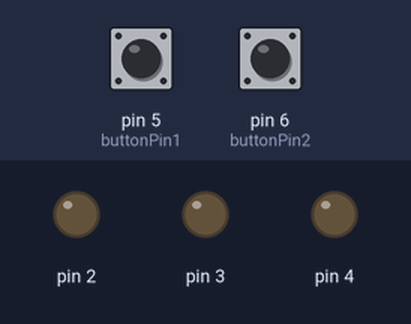
A sketch run on a simulated Arduino Uno, built with avr-gcc and run on an emulated ATmega328P. Shown: output pins drawn as LEDs (lit = HIGH). Dashed ring = blinking. The inputs (shaded band) are chosen by the test bench; at power-on: pin 5 (buttonPin1) LOW, pin 6 (buttonPin2) LOW.

Above: at 1.2 s.
1.3 s: pin 5 (buttonPin1) pulled HIGH for 0.15 s
At 2.17 s:
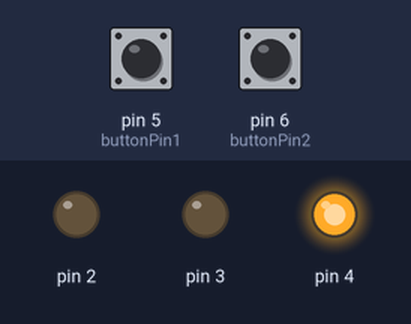
4.3 s: pin 6 (buttonPin2) pulled HIGH for 3.2 s
At 5.17 s:
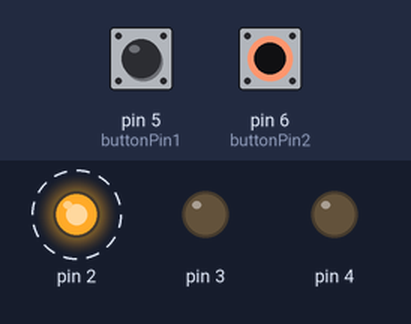
9.3 s: pin 5 (buttonPin1) pulled HIGH for 3.2 s
At 10.42 s:
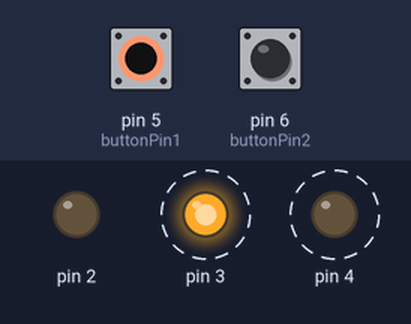
Timing chart, 0 to 14.6 s (numbered marks = the images above; inputs shaded):
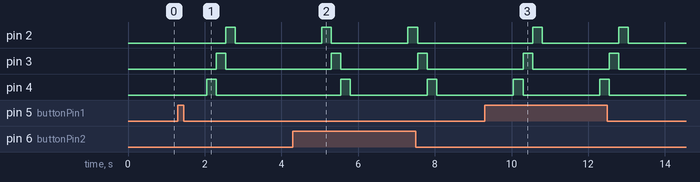

The sketch:

Tugas_3.2_Running_LED_Kanan_dan_Kiri_dengan_button.ino
```cpp
const int buttonPin1 = 5;
const int buttonPin2 = 6;
int buttonState1 = 0;
int buttonState2 = 0;

void setup() {
  for(int LED = 2; LED <= 4; LED++) {
    pinMode(LED, OUTPUT);
  }

  pinMode(buttonPin1, INPUT);
  pinMode(buttonPin2, INPUT);
}

void resetLEDs() {
  for(int LED = 2; LED <= 4; LED++) {
    digitalWrite(LED, LOW);
  }
}

void loop() {
  buttonState1 = digitalRead(buttonPin1);
  buttonState2 = digitalRead(buttonPin2);

  if (buttonState1 == HIGH) {
    resetLEDs();

    for(int LED = 4; LED >= 2; LED--) {
      digitalWrite(LED, LOW);
      delay(250);
    }

    for(int LED = 4; LED >= 2; LED--) {
      digitalWrite(LED, HIGH);
      delay(250);
      digitalWrite(LED, LOW);
    }

    for(int LED = 2; LED <= 4; LED++) {
      digitalWrite(LED, LOW);
      delay(250);
    }
  }


  if (buttonState2 == HIGH) {
    resetLEDs();

    for(int LED = 2; LED <= 4; LED++) {
      digitalWrite(LED, LOW);
      delay(250);
    }

    for(int LED = 2; LED <= 4; LED++) {
      digitalWrite(LED, HIGH);
      delay(250);
      digitalWrite(LED, LOW);
    }

    for(int LED = 4; LED >= 2; LED--) {
      digitalWrite(LED, LOW);
      delay(250);
    }
  }
}
```

Measured:
- after the input at 1.3 s, pin 2: LOW → HIGH after 1.3 s, → LOW 0.25 s later; pin 3: LOW → HIGH after 1.0 s, → LOW 0.25 s later; pin 4: LOW → HIGH after 0.75 s, → LOW 0.25 s later
- after the input at 4.3 s, pin 2: alternates HIGH for 0.25 s and LOW for 2.0 s, starting after 0.75 s; pin 3: alternates HIGH for 0.25 s and LOW for 2.0 s, starting after 1.0 s; pin 4: alternates HIGH for 0.25 s and LOW for 2.0 s, starting after 1.3 s
- after the input at 9.3 s, pin 2: alternates HIGH for 0.25 s and LOW for 2.0 s, 4 changes in all, then stays LOW, starting after 1.3 s; pin 3: alternates HIGH for 0.25 s and LOW for 2.0 s, 4 changes in all, then stays LOW, starting after 1.0 s; pin 4: alternates HIGH for 0.25 s and LOW for 2.0 s, 4 changes in all, then stays LOW, starting after 0.75 s
